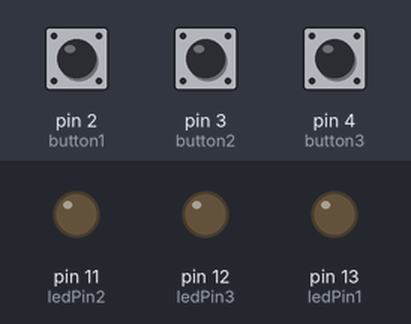
Bench run of a sketch on a simulated Arduino Uno, built with avr-gcc and run on an emulated ATmega328P. On the bench: output pins drawn as LEDs (lit = HIGH). The test bench sets the inputs (shaded band); at power-on: pin 2 (button1) LOW, pin 3 (button2) LOW, pin 4 (button3) LOW.

Above: at 1.2 s.
1.3 s: pin 2 (button1) pulled HIGH for 0.15 s
At 1.37 s:
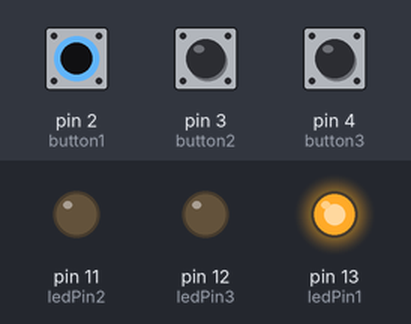
2.9 s: pin 3 (button2) pulled HIGH for 0.15 s
At 2.97 s:
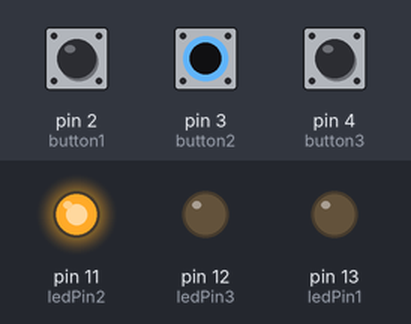
4.5 s: pin 4 (button3) pulled HIGH for 0.15 s
At 4.57 s:
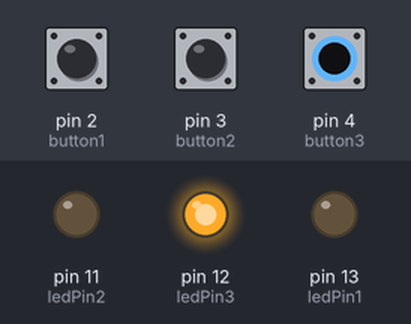
6.1 s: pin 4 (button3) pulled HIGH for 3.2 s
At 9.9 s:
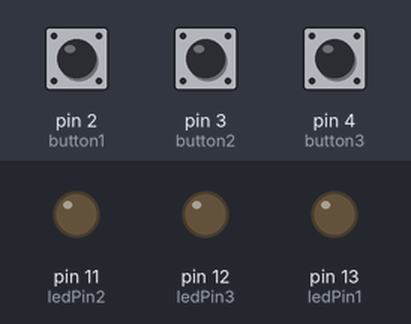
10.8 s: pin 2 (button1) pulled HIGH for 3.2 s
At 11.1 s:
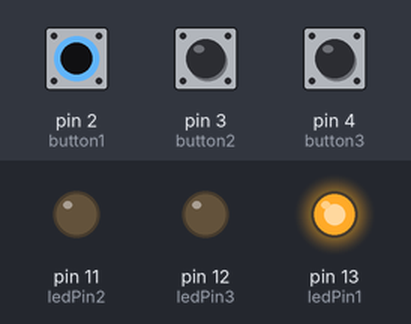
15.5 s: pin 2 (button1) driven HIGH and pin 3 (button2) driven HIGH
At 15.9 s:
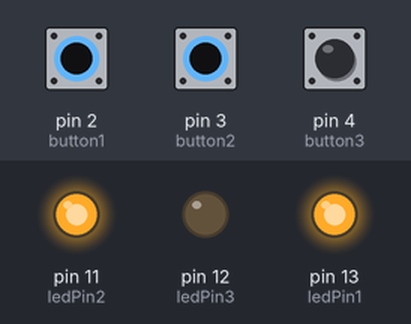
Timing chart, 0 to 18.0 s (numbered marks = the images above; inputs shaded):
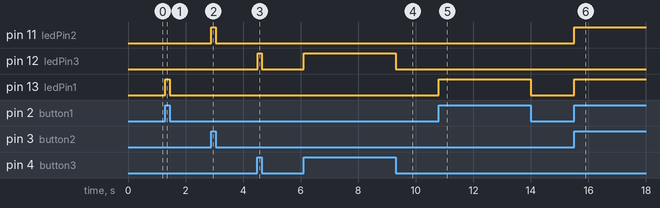

Measured:
- after the input at 1.3 s, pin 13 (ledPin1): LOW → HIGH at once, → LOW 0.15 s later
- after the input at 2.9 s, pin 11 (ledPin2): LOW → HIGH at once, → LOW 0.15 s later
- after the input at 4.5 s, pin 12 (ledPin3): LOW → HIGH at once, → LOW 0.15 s later
- after the input at 6.1 s, pin 12 (ledPin3): LOW → HIGH at once, → LOW 3.2 s later
- after the input at 10.8 s, pin 13 (ledPin1): LOW → HIGH at once, → LOW 3.2 s later
- after the input at 15.5 s, pin 11 (ledPin2), pin 13 (ledPin1): LOW → HIGH at once

The sketch:

3leds_3pushbuttons.ino
```cpp
const int ledPin1 = 13;
    const int ledPin2 = 11;
    const int ledPin3 = 12;
    const int button1 = 2;
    const int button2 = 3;
    const int button3 = 4;
    int buttonState1 = 0;
    int buttonState2 = 0;
    int buttonState3 = 0;

    void setup(){
      pinMode(ledPin1, OUTPUT);
      pinMode(button1, INPUT);
      pinMode(ledPin2, OUTPUT);
      pinMode(button2, INPUT);
      pinMode(ledPin3, OUTPUT);
      pinMode(button3, INPUT);
    }

    void loop(){
      buttonState1 = digitalRead(button1);
      buttonState2 = digitalRead(button2);
      buttonState3 = digitalRead(button3);

      if (buttonState1 == HIGH){
        digitalWrite(ledPin1, HIGH);
      }
      else{
        digitalWrite(ledPin1, LOW);
      }

      if (buttonState2 == HIGH){
        digitalWrite(ledPin2, HIGH);
      }
      else{
        digitalWrite(ledPin2, LOW);
      }

      if (buttonState3 == HIGH){
        digitalWrite(ledPin3, HIGH);
      }
      else{
        digitalWrite(ledPin3, LOW);
      }

    }
```
